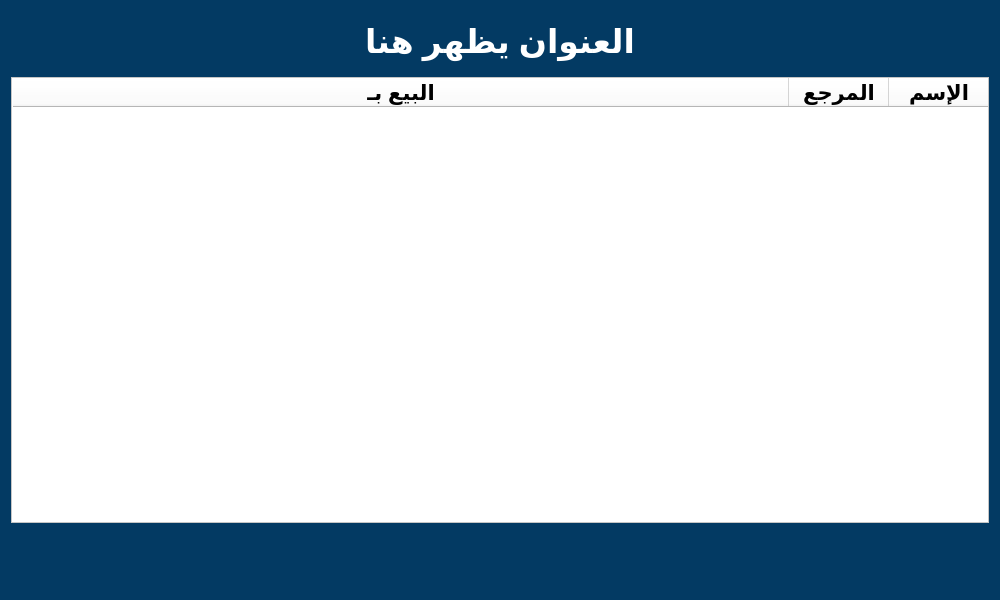
<?xml version="1.0" encoding="UTF-8"?>
<ui version="4.0">
 <class>ChooseItemUi</class>
 <widget class="QWidget" name="ChooseItemUi">
  <property name="geometry">
   <rect>
    <x>0</x>
    <y>0</y>
    <width>1000</width>
    <height>600</height>
   </rect>
  </property>
  <property name="minimumSize">
   <size>
    <width>1000</width>
    <height>600</height>
   </size>
  </property>
  <property name="maximumSize">
   <size>
    <width>1000</width>
    <height>600</height>
   </size>
  </property>
  <property name="windowTitle">
   <string>Form</string>
  </property>
  <property name="layoutDirection">
   <enum>Qt::RightToLeft</enum>
  </property>
  <property name="styleSheet">
   <string notr="true">background-color:#033a63;</string>
  </property>
  <layout class="QGridLayout" name="gridLayout">
   <item row="1" column="0">
    <layout class="QVBoxLayout" name="verticalLayout">
     <item>
      <widget class="QTableWidget" name="table">
       <property name="styleSheet">
        <string notr="true">background-color:white</string>
       </property>
       <attribute name="horizontalHeaderStretchLastSection">
        <bool>true</bool>
       </attribute>
       <column>
        <property name="text">
         <string>الإسم</string>
        </property>
        <property name="font">
         <font>
          <pointsize>16</pointsize>
          <bold>true</bold>
         </font>
        </property>
       </column>
       <column>
        <property name="text">
         <string>المرجع</string>
        </property>
        <property name="font">
         <font>
          <pointsize>16</pointsize>
          <bold>true</bold>
         </font>
        </property>
       </column>
       <column>
        <property name="text">
         <string>البيع بـ</string>
        </property>
        <property name="font">
         <font>
          <pointsize>16</pointsize>
          <bold>true</bold>
         </font>
        </property>
       </column>
      </widget>
     </item>
    </layout>
   </item>
   <item row="2" column="0">
    <layout class="QHBoxLayout" name="horizontalLayout_2">
     <item>
      <widget class="QPushButton" name="switch_time">
       <property name="minimumSize">
        <size>
         <width>0</width>
         <height>60</height>
        </size>
       </property>
       <property name="maximumSize">
        <size>
         <width>16777215</width>
         <height>60</height>
        </size>
       </property>
       <property name="cursor">
        <cursorShape>PointingHandCursor</cursorShape>
       </property>
       <property name="styleSheet">
        <string notr="true">QPushButton:hover{
	background-color:#3f5482;
	border: 1px solid #3f5482;
}</string>
       </property>
       <property name="text">
        <string/>
       </property>
       <property name="icon">
        <iconset>
         <normaloff>../icons/add_item.svg</normaloff>../icons/add_item.svg</iconset>
       </property>
       <property name="iconSize">
        <size>
         <width>50</width>
         <height>50</height>
        </size>
       </property>
       <property name="shortcut">
        <string>Return</string>
       </property>
       <property name="flat">
        <bool>true</bool>
       </property>
      </widget>
     </item>
     <item>
      <widget class="QPushButton" name="cancel_btn">
       <property name="minimumSize">
        <size>
         <width>0</width>
         <height>60</height>
        </size>
       </property>
       <property name="maximumSize">
        <size>
         <width>16777215</width>
         <height>60</height>
        </size>
       </property>
       <property name="cursor">
        <cursorShape>PointingHandCursor</cursorShape>
       </property>
       <property name="styleSheet">
        <string notr="true">QPushButton:hover{
	background-color:#3f5482;
	border: 1px solid #3f5482;
}</string>
       </property>
       <property name="text">
        <string/>
       </property>
       <property name="icon">
        <iconset>
         <normaloff>../icons/cancel.svg</normaloff>../icons/cancel.svg</iconset>
       </property>
       <property name="iconSize">
        <size>
         <width>50</width>
         <height>50</height>
        </size>
       </property>
       <property name="shortcut">
        <string>Esc</string>
       </property>
       <property name="flat">
        <bool>true</bool>
       </property>
      </widget>
     </item>
    </layout>
   </item>
   <item row="0" column="0">
    <layout class="QVBoxLayout" name="verticalLayout_5">
     <item>
      <widget class="QLabel" name="title">
       <property name="minimumSize">
        <size>
         <width>0</width>
         <height>60</height>
        </size>
       </property>
       <property name="font">
        <font>
         <pointsize>25</pointsize>
         <bold>true</bold>
        </font>
       </property>
       <property name="styleSheet">
        <string notr="true">color:white</string>
       </property>
       <property name="text">
        <string>العنوان يظهر هنا</string>
       </property>
       <property name="alignment">
        <set>Qt::AlignCenter</set>
       </property>
      </widget>
     </item>
    </layout>
   </item>
  </layout>
 </widget>
 <resources/>
 <connections>
  <connection>
   <sender>cancel_btn</sender>
   <signal>clicked()</signal>
   <receiver>ChooseItemUi</receiver>
   <slot>close()</slot>
   <hints>
    <hint type="sourcelabel">
     <x>112</x>
     <y>345</y>
    </hint>
    <hint type="destinationlabel">
     <x>6</x>
     <y>8</y>
    </hint>
   </hints>
  </connection>
 </connections>
</ui>
